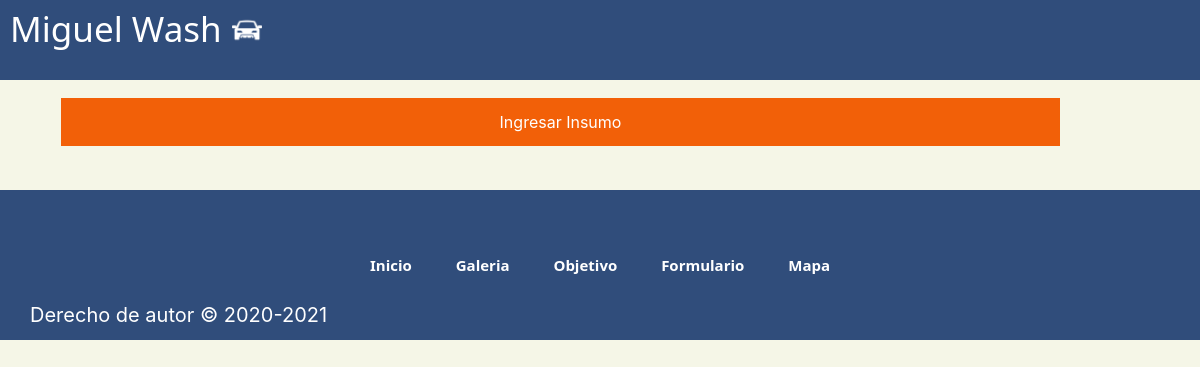
The app's page /admin_insumos/ (signed in), older data.
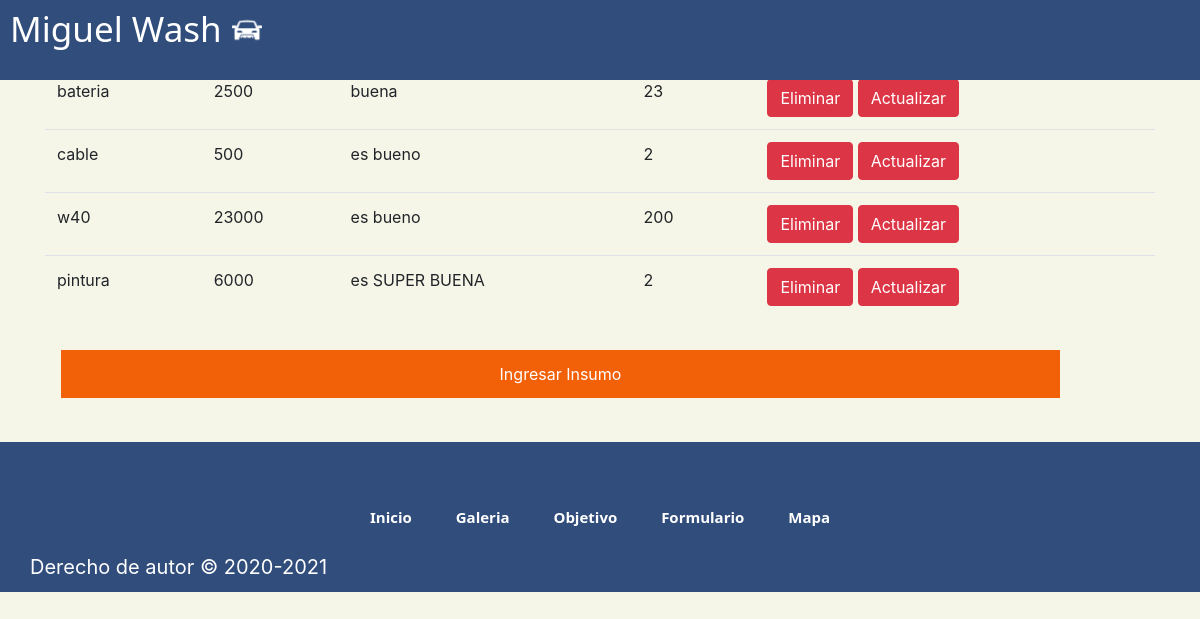
The same page, newer data.
### myCar/models.py (models this page shows, shortened)
class Insumos(models.Model):
    nombre = models.CharField(max_length=120,primary_key=True)
    precio = models.IntegerField()
    descripcion = models.TextField()
    stock = models.IntegerField()

### myCar/views.py (the view)
# urls.py: path('admin_insumos/',admin_insumos,name='ADMININSUMOS'),
@login_required(login_url='/login/')
@permission_required('myCar.view_insumos',login_url='/login/')
def admin_insumos(request):
    insu = Insumos.objects.all()
    return render(request,'web/admin_insumos.html',{'lista_insumos':insu})

### myCar/templates/web/admin_insumos.html (shortened to what this page needs)
{% extends "web/base.html" %}
{% load static %}
{% block estilos %}
<link rel="stylesheet" href="https://cdn.jsdelivr.net/npm/bootstrap@4.5.3/dist/css/bootstrap.min.css">
{% endblock estilos %}
{% block contenido %}
<section>
    <div class="container">
        <h4>Formulario Insumo</h4>
        <table class="table">
            <tr>
                <td>Nombre</td>
                <td>Precio</td>
                <td>Descripcion</td>
                <td>Stock</td>
                <td>Operaciones</td>
            </tr>
            {% for item in lista_insumos %}
            <tr>
                <td>{{item.nombre}}</td>
                <td>{{item.precio}}</td>
                <td>{{item.descripcion}}</td>
                <td>{{item.stock}}</td>
                <td>
                    <button class="btn btn-danger" onclick="mensaje('{{item.nombre}}')">Eliminar</button>
                    <button class="btn btn-danger" onclick="modificar('{{item.nombre}}')">Actualizar</button>
                </td>
            </tr>
            {% endfor %}
        </table>
        <input class="bottom" type="button" value="Ingresar Insumo" onclick="ir()">
    </div>
</section>
{% endblock contenido %}

Row changes from the older to the newer data that the page shows:
added Insumos: nombre "bateria", precio "2500", descripcion "buena", stock "23"
added Insumos: nombre "cable", precio "500", descripcion "es bueno", stock "2"
added Insumos: nombre "w40", precio "23000", descripcion "es bueno", stock "200"
added Insumos: nombre "pintura", precio "6000", descripcion "es SUPER BUENA", stock "2"
